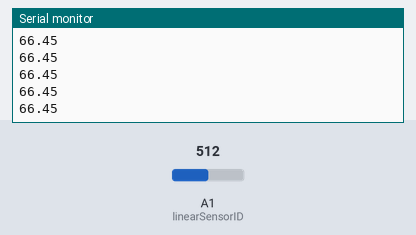
Simulated run of this sketch. Board: Arduino Uno, built with avr-gcc and run on an emulated ATmega328P. Parts: the last lines printed to the serial monitor. The inputs (shaded band) are chosen by the test bench; at power-on: A1 (linearSensorID) = 512.

Above: at 1.2 s.
1.3 s: A1 (linearSensorID) set to 716
At 1.31 s:
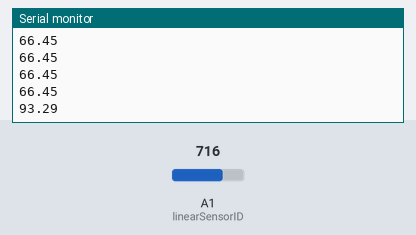
2.8 s: A1 (linearSensorID) set to 900
At 2.82 s:
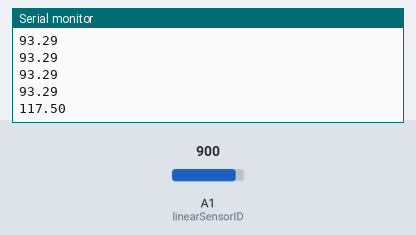
Timing chart, 0 to 5.8 s (numbered marks = the images above; inputs shaded):
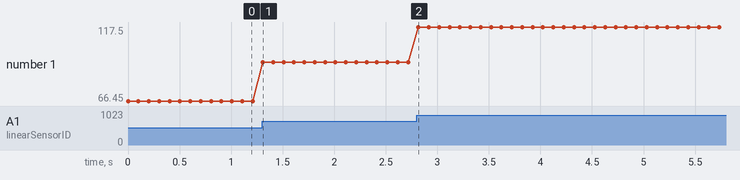

The sketch:

sketch_arduino_capteur_lineaire_filaire_potentiometre.ino
```cpp
/*
  Linear sensor SP1
  Language: Wiring/Arduino
*/


float linearSensorValue = 0;
int linearSensorID = A1;

float distanceCm = 0;

int zeroValue = 7;
int oneMeterValue = 767;
float zeroOneMeterRange = oneMeterValue - zeroValue;

void setup() {
  Serial.begin(9600);
}

void loop() {

  linearSensorValue = float(analogRead(linearSensorID));

  distanceCm = 100.0 * (linearSensorValue - zeroValue) / zeroOneMeterRange;

  Serial.println(distanceCm);

  delay(100);
}
```

Measured:
- after the input at 1.3 s, the serial monitor: prints a new line at once (image 1)
- after the input at 2.8 s, the serial monitor: prints a new line at once (image 2)
- plotted number 1: 66.45 → 93.29 after the input at 1.3 s, 93.29 → 117.5 after the input at 2.8 s
